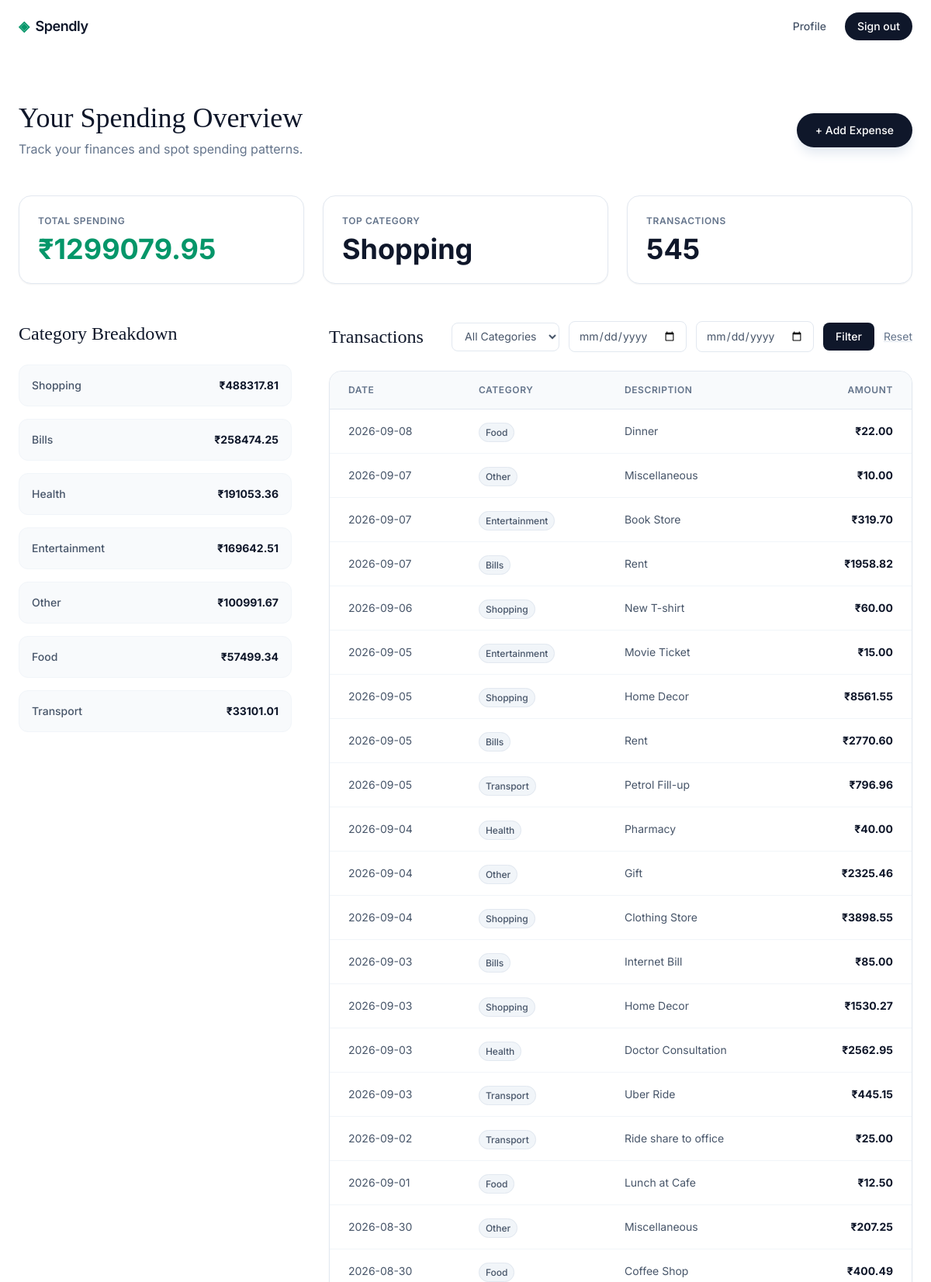
The app's page /dashboard (signed in, upper part) with its own data.
### tables this page shows
CREATE TABLE expenses (
                id INTEGER PRIMARY KEY AUTOINCREMENT,
                user_id INTEGER NOT NULL,
                amount REAL NOT NULL,
                category TEXT NOT NULL,
                date TEXT NOT NULL,
                description TEXT,
                created_at TEXT DEFAULT (datetime('now')),
                FOREIGN KEY (user_id) REFERENCES users (id)
            );

### app.py (the view)
@app.route("/dashboard")
@login_required
def dashboard():
    user_id = session["user_id"]
    category = request.args.get("category")
    start_date = request.args.get("start_date")
    end_date = request.args.get("end_date")
    summary = get_spending_summary(user_id)
    categories = get_category_totals(user_id)
    expenses = get_filtered_expenses(user_id, category, start_date, end_date)
    return render_template("dashboard.html", summary=summary, categories=categories, expenses=expenses)

### app.py (called while the page is built)
def login_required(f):
    @wraps(f)
    def decorated_function(*args, **kwargs):
        if "user_id" not in session:
            flash("Please sign in to access this page.", "error")
            return redirect(url_for("login"))
        return f(*args, **kwargs)
    return decorated_function

### database/db.py (called while the page is built)
def get_db():
    conn = sqlite3.connect(DATABASE)
    conn.row_factory = sqlite3.Row
    conn.execute("PRAGMA foreign_keys = ON;")
    return conn

def get_spending_summary(user_id):
    with get_db() as db:
        total = db.execute("SELECT SUM(amount) as total FROM expenses WHERE user_id = ?", (user_id,)).fetchone()
        top_cat = db.execute(
            "SELECT category FROM expenses WHERE user_id = ? GROUP BY category ORDER BY SUM(amount) DESC LIMIT 1",
            (user_id,)
        ).fetchone()
        return {
            "total_spend": total["total"] if total["total"] else 0,
            "top_category": top_cat["category"] if top_cat else "None"
        }

def get_category_totals(user_id):
    with get_db() as db:
        return db.execute(
            "SELECT category, SUM(amount) as total FROM expenses WHERE user_id = ? GROUP BY category ORDER BY total DESC",
            (user_id,)
        ).fetchall()

def get_filtered_expenses(user_id, category=None, start_date=None, end_date=None):
    with get_db() as db:
        query = "SELECT * FROM expenses WHERE user_id = ?"
        params = [user_id]
        if category and category != "All":
            query += " AND category = ?"
            params.append(category)
        if start_date:
            query += " AND date >= ?"
            params.append(start_date)
        if end_date:
            query += " AND date <= ?"
            params.append(end_date)
        query += " ORDER BY date DESC"
        return db.execute(query, params).fetchall()

### templates/dashboard.html (shortened to what this page needs)
{% extends "base.html" %}
{% block content %}
<div class="max-w-7xl mx-auto px-6 py-8">
    <header class="flex flex-col md:flex-row md:items-center justify-between mb-12 gap-4">
        <div>
            <h1 class="serif text-4xl text-slate-900 mb-2">Your Spending Overview</h1>
            <p class="text-slate-500">Track your finances and spot spending patterns.</p>
        </div>
        <a href="#" class="bg-slate-900 text-white px-6 py-3 rounded-full text-sm font-medium hover:bg-slate-800 transition-all shadow-lg shadow-slate-200 flex items-center justify-center gap-2">
            <span>+ Add Expense</span>
        </a>
    </header>
    <div class="grid grid-cols-1 md:grid-cols-3 gap-6 mb-12">
        <div class="bg-white border border-slate-200 rounded-2xl p-6 shadow-sm">
            <p class="text-xs font-semibold text-slate-500 uppercase tracking-wider mb-2">Total Spending</p>
            <p class="text-4xl font-bold text-emerald-600">₹{{ "%.2f"|format(summary.total_spend) }}</p>
        </div>
        <div class="bg-white border border-slate-200 rounded-2xl p-6 shadow-sm">
            <p class="text-xs font-semibold text-slate-500 uppercase tracking-wider mb-2">Top Category</p>
            <p class="text-4xl font-bold text-slate-900">{{ summary.top_category }}</p>
        </div>
        <div class="bg-white border border-slate-200 rounded-2xl p-6 shadow-sm">
            <p class="text-xs font-semibold text-slate-500 uppercase tracking-wider mb-2">Transactions</p>
            <p class="text-4xl font-bold text-slate-900">{{ expenses|length }}</p>
        </div>
    </div>
    <div class="grid grid-cols-1 lg:grid-cols-3 gap-12">
        <div class="lg:col-span-1">
            <h2 class="serif text-2xl text-slate-900 mb-6">Category Breakdown</h2>
            <div class="space-y-4">
                {% for cat in categories %}
                <div class="bg-slate-50 border border-slate-100 rounded-xl p-4 flex items-center justify-between">
                    <span class="text-sm font-medium text-slate-600">{{ cat.category }}</span>
                    <span class="text-sm font-bold text-slate-900">₹{{ "%.2f"|format(cat.total) }}</span>
                </div>
                {% endfor %}
            </div>
        </div>
        <div class="lg:col-span-2">
            <div class="flex items-center justify-between mb-6">
                <h2 class="serif text-2xl text-slate-900">Transactions</h2>
                <form method="GET" class="flex flex-wrap items-center gap-3">
                    <select name="category" class="text-sm border border-slate-200 rounded-lg px-3 py-2 bg-white text-slate-600 focus:outline-none focus:ring-2 focus:ring-emerald-500/20 focus:border-emerald-500">
                        <option value="All" {% if request.args.get('category') == 'All' or not request.args.get('category') %}selected{% endif %}>All Categories</option>
                    </select>
                    <input type="date" name="start_date" value="{{ request.args.get('start_date', '') }}" class="text-sm border border-slate-200 rounded-lg px-3 py-2 bg-white text-slate-600 focus:outline-none focus:ring-2 focus:ring-emerald-500/20 focus:border-emerald-500">
                    <input type="date" name="end_date" value="{{ request.args.get('end_date', '') }}" class="text-sm border border-slate-200 rounded-lg px-3 py-2 bg-white text-slate-600 focus:outline-none focus:ring-2 focus:ring-emerald-500/20 focus:border-emerald-500">
                    <button type="submit" class="bg-slate-900 text-white px-4 py-2 rounded-lg text-sm font-medium hover:bg-slate-800 transition-all">Filter</button>
                    <a href="{{ url_for('dashboard') }}" class="text-sm text-slate-500 hover:text-slate-900 underline decoration-slate-200">Reset</a>
                </form>
            </div>
            <div class="bg-white border border-slate-200 rounded-2xl shadow-sm overflow-hidden">
                <table class="w-full text-left border-collapse">
                    <thead>
                        <tr class="bg-slate-50 border-b border-slate-200">
                            <th class="px-6 py-4 text-xs font-semibold text-slate-500 uppercase tracking-wider">Date</th>
                            <th class="px-6 py-4 text-xs font-semibold text-slate-500 uppercase tracking-wider">Category</th>
                            <th class="px-6 py-4 text-xs font-semibold text-slate-500 uppercase tracking-wider">Description</th>
                            <th class="px-6 py-4 text-xs font-semibold text-slate-500 uppercase tracking-wider text-right">Amount</th>
                        </tr>
                    </thead>
                    <tbody class="divide-y divide-slate-100">
                        {% for expense in expenses %}
                        <tr class="hover:bg-slate-50 transition-colors">
                            <td class="px-6 py-4 text-sm text-slate-600">{{ expense.date }}</td>
                            <td class="px-6 py-4">
                                <span class="text-xs font-medium px-2 py-1 rounded-full bg-slate-100 text-slate-600 border border-slate-200">{{ expense.category }}</span>
                            </td>
                            <td class="px-6 py-4 text-sm text-slate-600">{{ expense.description }}</td>
                            <td class="px-6 py-4 text-sm font-bold text-slate-900 text-right">₹{{ "%.2f"|format(expense.amount) }}</td>
                        </tr>
                        {% endfor %}
                    </tbody>
                </table>
            </div>
        </div>
    </div>
</div>
{% endblock %}

### templates/base.html (shortened to what this page needs)
<!DOCTYPE html>
<html lang="en">
<head>
    <script src="https://cdn.tailwindcss.com"></script>
</head>
<body class="bg-white text-slate-900">
    <nav class="flex items-center justify-between px-6 py-4 max-w-7xl mx-auto">
        <a href="{{ url_for('landing') }}" class="flex items-center gap-2 text-lg font-semibold tracking-tight">
            <span class="text-emerald-600">◈</span>
            <span>Spendly</span>
        </a>
        <div class="flex items-center gap-6">
            {% if session.get('user_id') %}
                <a href="{{ url_for('profile') }}" class="text-sm font-medium text-slate-600 hover:text-slate-900 transition-colors">Profile</a>
                <a href="{{ url_for('logout') }}" class="bg-slate-900 text-white px-4 py-2 rounded-full text-sm font-medium hover:bg-slate-800 transition-all">Sign out</a>
            {% else %}
                <a href="{{ url_for('login') }}" class="text-sm font-medium text-slate-600 hover:text-slate-900 transition-colors">Sign in</a>
                <a href="{{ url_for('register') }}" class="bg-slate-900 text-white px-4 py-2 rounded-full text-sm font-medium hover:bg-slate-800 transition-all">Get started</a>
            {% endif %}
        </div>
    </nav>
    <div class="max-w-7xl mx-auto px-6 py-4">
    </div>
    <main class="main-content">
        {% block content %}{% endblock %}
    </main>
</body>
</html>

### templates/base.html (style rules this page uses)
body { font-family: 'Inter', sans-serif; }
h1, h2, .serif { font-family: 'Playfair Display', serif; }

### records on screen
expenses: date "2026-09-08", category "Food", description "Dinner", amount "22.00"
expenses: date "2026-09-07", category "Other", description "Miscellaneous", amount "10.00"
expenses: date "2026-09-07", category "Entertainment", description "Book Store", amount "319.70"
expenses: date "2026-09-07", category "Bills", description "Rent", amount "1958.82"
expenses: date "2026-09-06", category "Shopping", description "New T-shirt", amount "60.00"
expenses: date "2026-09-05", category "Entertainment", description "Movie Ticket", amount "15.00"
expenses: date "2026-09-05", category "Shopping", description "Home Decor", amount "8561.55"
expenses: date "2026-09-05", category "Bills", description "Rent", amount "2770.60"
expenses: date "2026-09-05", category "Transport", description "Petrol Fill-up", amount "796.96"
expenses: date "2026-09-04", category "Health", description "Pharmacy", amount "40.00"
expenses: date "2026-09-04", category "Other", description "Gift", amount "2325.46"
expenses: date "2026-09-04", category "Shopping", description "Clothing Store", amount "3898.55"
expenses: date "2026-09-03", category "Bills", description "Internet Bill", amount "85.00"
expenses: date "2026-09-03", category "Shopping", description "Home Decor", amount "1530.27"
expenses: date "2026-09-03", category "Health", description "Doctor Consultation", amount "2562.95"
expenses: date "2026-09-03", category "Transport", description "Uber Ride", amount "445.15"
expenses: date "2026-09-02", category "Transport", description "Ride share to office", amount "25.00"
expenses: date "2026-09-01", category "Food", description "Lunch at Cafe", amount "12.50"
expenses: date "2026-08-30", category "Other", description "Miscellaneous", amount "207.25"
expenses: date "2026-08-30", category "Food", description "Coffee Shop", amount "400.49"

### other values on screen
{{ "%.2f"|format(summary.total_spend) }} "1299079.95"
{{ summary.top_category }} "Shopping"
{{ expenses|length }} "545"
{{ cat.category }} "Shopping" "Bills" "Health" "Entertainment" "Other" "Food" "Transport"
{{ "%.2f"|format(cat.total) }} "488317.81" "258474.25" "191053.36" "169642.51" "100991.67" "57499.34" "33101.01"
